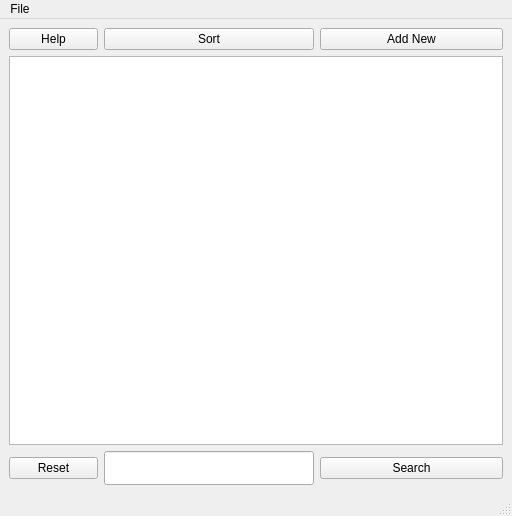
<?xml version="1.0" encoding="UTF-8"?>
<ui version="4.0">
 <class>MainWindow</class>
 <widget class="QMainWindow" name="MainWindow">
  <property name="geometry">
   <rect>
    <x>0</x>
    <y>0</y>
    <width>512</width>
    <height>516</height>
   </rect>
  </property>
  <property name="windowTitle">
   <string>MainWindow</string>
  </property>
  <widget class="QWidget" name="centralwidget">
   <layout class="QGridLayout" name="gridLayout">
    <item row="3" column="3" colspan="2">
     <widget class="QPushButton" name="pushButton_Search">
      <property name="text">
       <string>Search</string>
      </property>
     </widget>
    </item>
    <item row="2" column="0" colspan="5">
     <widget class="QTableView" name="Table"/>
    </item>
    <item row="3" column="1" colspan="2">
     <widget class="QLineEdit" name="lineSearchReq">
      <property name="font">
       <font>
        <pointsize>17</pointsize>
       </font>
      </property>
     </widget>
    </item>
    <item row="3" column="0">
     <widget class="QPushButton" name="pushButton_Reset">
      <property name="text">
       <string>Reset</string>
      </property>
     </widget>
    </item>
    <item row="0" column="0">
     <widget class="QPushButton" name="pushButton_Help">
      <property name="text">
       <string>Help</string>
      </property>
     </widget>
    </item>
    <item row="0" column="1" colspan="2">
     <widget class="QPushButton" name="pushButton_Sort">
      <property name="text">
       <string>Sort</string>
      </property>
     </widget>
    </item>
    <item row="0" column="3" colspan="2">
     <widget class="QPushButton" name="pushButton_AddNew">
      <property name="text">
       <string>Add New</string>
      </property>
     </widget>
    </item>
   </layout>
  </widget>
  <widget class="QMenuBar" name="menubar">
   <property name="geometry">
    <rect>
     <x>0</x>
     <y>0</y>
     <width>512</width>
     <height>22</height>
    </rect>
   </property>
   <widget class="QMenu" name="menuFile">
    <property name="title">
     <string>File</string>
    </property>
    <addaction name="actionSave_table"/>
    <addaction name="actionSave_table_without_filter"/>
   </widget>
   <addaction name="menuFile"/>
  </widget>
  <widget class="QStatusBar" name="statusbar"/>
  <action name="actionSave_table">
   <property name="text">
    <string>Save table from screen</string>
   </property>
  </action>
  <action name="actionSave_table_without_filter">
   <property name="text">
    <string>Save table without filter</string>
   </property>
  </action>
 </widget>
 <resources/>
 <connections/>
</ui>
